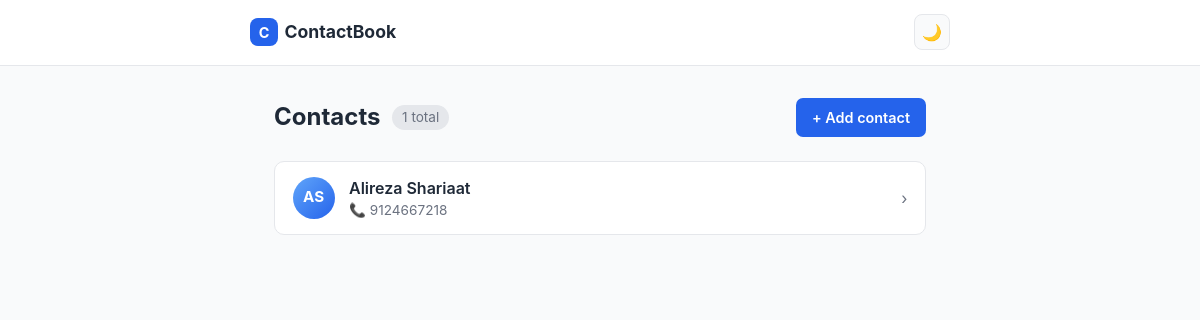
The page /contact_list/ on the database as committed earlier.
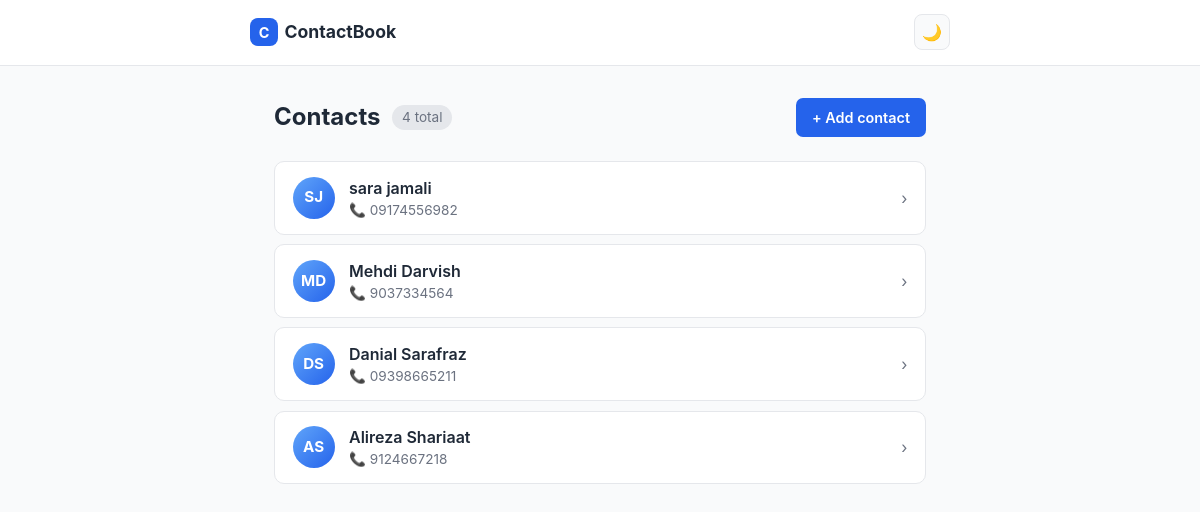
The same page on the database as committed later.
### clist/models.py (models this page shows, shortened)
class Contact(models.Model):
    first_name = models.CharField(max_length=40, verbose_name="First name")
    last_name = models.CharField(max_length=60, verbose_name="Last name")
    phone = models.CharField(
        max_length=15, verbose_name="Phone number", unique=True)
    address = models.CharField(max_length=250, verbose_name="Address")
    slug = models.SlugField(max_length=50, verbose_name="Slug", unique=True,)
    objects = models.Manager()
    def get_absolute_url(self):
        return reverse("clist:contact_detail", args=[self.slug])
    class Meta:
        ordering = ['-first_name']
        indexes = [models.Index(fields=['first_name', 'last_name'])]
        verbose_name = 'Contact'

### clist/views.py (the view)
# urls.py: path('contact_list/', include('clist.urls', namespace='clist'))
def contact_list(request):
    contacts = Contact.objects.all()
    return render(request, 'clist/contact_list.html', {'contacts': contacts})

### clist/templates/clist/contact_list.html (shortened to what this page needs)
{% extends "base.html" %}
{% block content %}
<div class="contacts-header">
    <h1>Contacts</h1>
    <span class="contact-count">{{ contacts|length }} total</span>
    <a href="{% url 'clist:add_contact' %}" class="btn btn-primary">
        + Add contact
    </a>
</div>
<ul class="contact-list">
    {% for contact in contacts %}
    <li class="contact-card">
        <a href="{{ contact.get_absolute_url }}" class="contact-link">
            <span class="avatar">{{ contact.first_name|first|upper }}{{ contact.last_name|first|upper }}</span>
            <span class="contact-info">
                <span class="contact-name">{{ contact.first_name }} {{ contact.last_name }}</span>
                <span class="contact-phone">📞 {{ contact.phone|default:"No phone" }}</span>
            </span>
            <span class="chevron">›</span>
        </a>
    </li>
    {% empty %}
    <li class="contact-empty">
        <span class="emoji">📇</span>
        No contacts yet.<br>
        <a href="{% url 'clist:add_contact' %}" class="btn btn-primary" style="margin-top: 1rem;">Add your first contact</a>
    </li>
    {% endfor %}
</ul>
{% endblock content %}

### templates/base.html (shortened to what this page needs)
<!DOCTYPE html>
<html lang="en">
<head>
</head>
<body>
    <div class="topbar">
        <div class="topbar-inner">
            <a href="{% url 'clist:contact_list' %}" class="brand">
                <span class="brand-icon">C</span>
                ContactBook
            </a>
            <button type="button" class="theme-toggle" id="themeToggle" aria-label="Toggle dark mode">🌙</button>
        </div>
    </div>
    <main>
        {% block content %}
        {% endblock content %}
    </main>
</body>
</html>

### templates/base.html (style rules this page uses)
* { box-sizing: border-box; }
:root { --primary: #2563eb; --primary-dark: #1d4ed8; --text: #1f2937; --text-muted: #6b7280; --border: #e5e7eb; --bg: #f9fafb; --card-bg: #ffffff; --danger: #dc2626; --input-bg: #fafafa; --input-bg-focus: #ffffff; }
* { transition: background 0.15s, border-color 0.15s, color 0.15s; }
body { font-family: -apple-system, BlinkMacSystemFont, "Segoe UI", Roboto, sans-serif; margin: 0; background: var(--bg); color: var(--text); line-height: 1.5; }
a { color: inherit; }
.topbar { background: var(--card-bg); border-bottom: 1px solid var(--border); padding: 0.9rem 1.5rem; }
.topbar-inner { max-width: 700px; margin: 0 auto; display: flex; align-items: center; justify-content: space-between; gap: 0.5rem; }
.brand { font-weight: 700; font-size: 1.1rem; text-decoration: none; color: var(--text); display: flex; align-items: center; gap: 0.4rem; }
.brand-icon { width: 28px; height: 28px; background: var(--primary); border-radius: 8px; display: flex; align-items: center; justify-content: center; color: white; font-size: 0.9rem; font-weight: 700; }
.theme-toggle { background: var(--bg); border: 1px solid var(--border); color: var(--text); width: 36px; height: 36px; border-radius: 8px; cursor: pointer; font-size: 1rem; display: flex; align-items: center; justify-content: center; }
main { max-width: 700px; margin: 2rem auto; padding: 0 1.5rem 3rem; }
.contacts-header { display: flex; align-items: center; justify-content: space-between; gap: 0.75rem; margin-bottom: 1.5rem; }
.contacts-header h1 { margin: 0; font-size: 1.5rem; }
.contact-count { color: var(--text-muted); font-size: 0.85rem; margin-right: auto; background: var(--border); padding: 0.15rem 0.6rem; border-radius: 999px; }
.btn { display: inline-flex; align-items: center; gap: 0.4rem; border: none; cursor: pointer; font-family: inherit; font-size: 0.9rem; font-weight: 600; padding: 0.55rem 1rem; border-radius: 7px; text-decoration: none; }
.btn-primary { background: var(--primary); color: #fff; }
.contact-list { list-style: none; padding: 0; margin: 0; display: flex; flex-direction: column; gap: 0.6rem; }
.contact-card { background: var(--card-bg); border: 1px solid var(--border); border-radius: 10px; }
.contact-link { display: flex; align-items: center; gap: 0.9rem; padding: 0.85rem 1.1rem; text-decoration: none; color: var(--text); }
.avatar { flex-shrink: 0; width: 42px; height: 42px; border-radius: 50%; background: linear-gradient(135deg, #60a5fa, #2563eb); color: #fff; display: flex; align-items: center; justify-content: center; font-weight: 700; font-size: 0.95rem; }
.contact-info { flex: 1; min-width: 0; }
.contact-name { font-weight: 600; display: block; }
.contact-phone { color: var(--text-muted); font-size: 0.85rem; display: flex; align-items: center; gap: 0.3rem; }
.chevron { color: var(--text-muted); flex-shrink: 0; }

Rows that differ between the two databases and show on the page:
added Contact: first_name|first "S", last_name|first "J", first_name "sara", last_name "jamali", phone "09174556982"
added Contact: first_name|first "M", last_name|first "D", first_name "Mehdi", last_name "Darvish", phone "9037334564"
added Contact: first_name|first "D", last_name|first "S", first_name "Danial", last_name "Sarafraz", phone "09398665211"
Other text that changed with them:
{{ contacts|length }}: "1" → "4"
